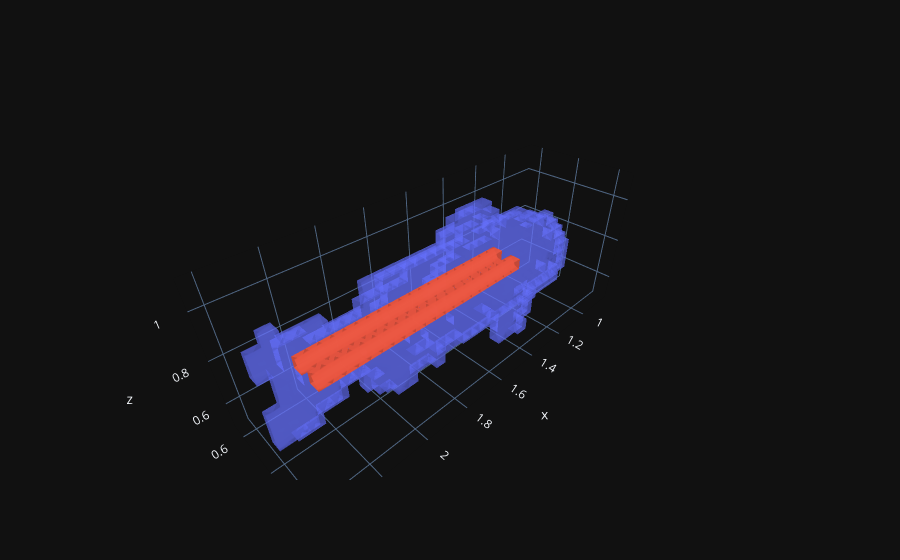

Notebook code cell kept with this figure:
### Markdown cell above
# Visualize muscles

### Code cell
from diffpd.mesh import MeshHex
from diffpd.mesh.utils import filter_unused_vertices
from diffpd import transforms

latent = torch.tensor(summary["run"]["latents"][0], dtype=torch.float32).to(DEVICE)
voxels = reconstruct_voxels(decoder, latent, N=[64, 32, 32])

shape = voxels.shape
rest_mesh = MeshHex.load(voxels.clone().detach().numpy(), dx=1./20)
transform = []
transform.append(transforms.AddStateForce(
    'hydrodynamics', [simm.rho] + simm.v_water + simm.Cd_points.ravel().tolist() + simm.Ct_points.ravel().tolist() + rest_mesh.boundary.ravel().tolist()))

muscles = simm.add_muscles(shape, rest_mesh, transform)
muscles = np.concatenate([np.concatenate([np.concatenate(mm) for mm in m]) for m in muscles])

verts, faces = filter_unused_vertices(rest_mesh._vertices, rest_mesh._boundary)
faces = np.concatenate([faces[:, :3], faces[:, [0, 2, 3]]])

voxels_muscles = np.isin(rest_mesh.cell_indices, muscles)
voxels_muscles_mesh = MeshHex.load(voxels_muscles, dx=1./20)
verts_muscles, faces_muscles = filter_unused_vertices(voxels_muscles_mesh._vertices, voxels_muscles_mesh._boundary)
faces_muscles = np.concatenate([faces_muscles[:, :3], faces_muscles[:, [0, 2, 3]]])

traces = []
traces += [go.Mesh3d(x=verts[:, 0], y=verts[:, 1], z=verts[:, 2], 
                     i=faces[:, 0], j=faces[:, 1], k=faces[:, 2],
                     opacity=0.5)]
traces += [go.Mesh3d(x=verts_muscles[:, 0], y=verts_muscles[:, 1], z=verts_muscles[:, 2], 
                     i=faces_muscles[:, 0], j=faces_muscles[:, 1], k=faces_muscles[:, 2],
                     opacity=0.8)]

tools.show(traces)

### Figure 1 — Plotly figure (JSON) as saved in the notebook; plotly's stock layout.template omitted (floating-point values rounded to 4 significant figures; data arrays with more than 128 entries replaced by an {"elided": "..."} marker saying what was removed)
{"data": [{"i": {"elided": "1924 int values"}, "j": {"elided": "1924 int values"}, "k": {"elided": "1924 int values"}, "opacity": 0.5, "type": "mesh3d", "x": {"elided": "963 float values"}, "y": {"elided": "963 float values"}, "z": {"elided": "963 float values"}}, {"i": {"elided": "328 int values"}, "j": {"elided": "328 int values"}, "k": {"elided": "328 int values"}, "opacity": 0.8, "type": "mesh3d", "x": {"elided": "168 float values"}, "y": {"elided": "168 float values"}, "z": {"elided": "168 float values"}}], "layout": {"scene": {"aspectmode": "data"}}}
